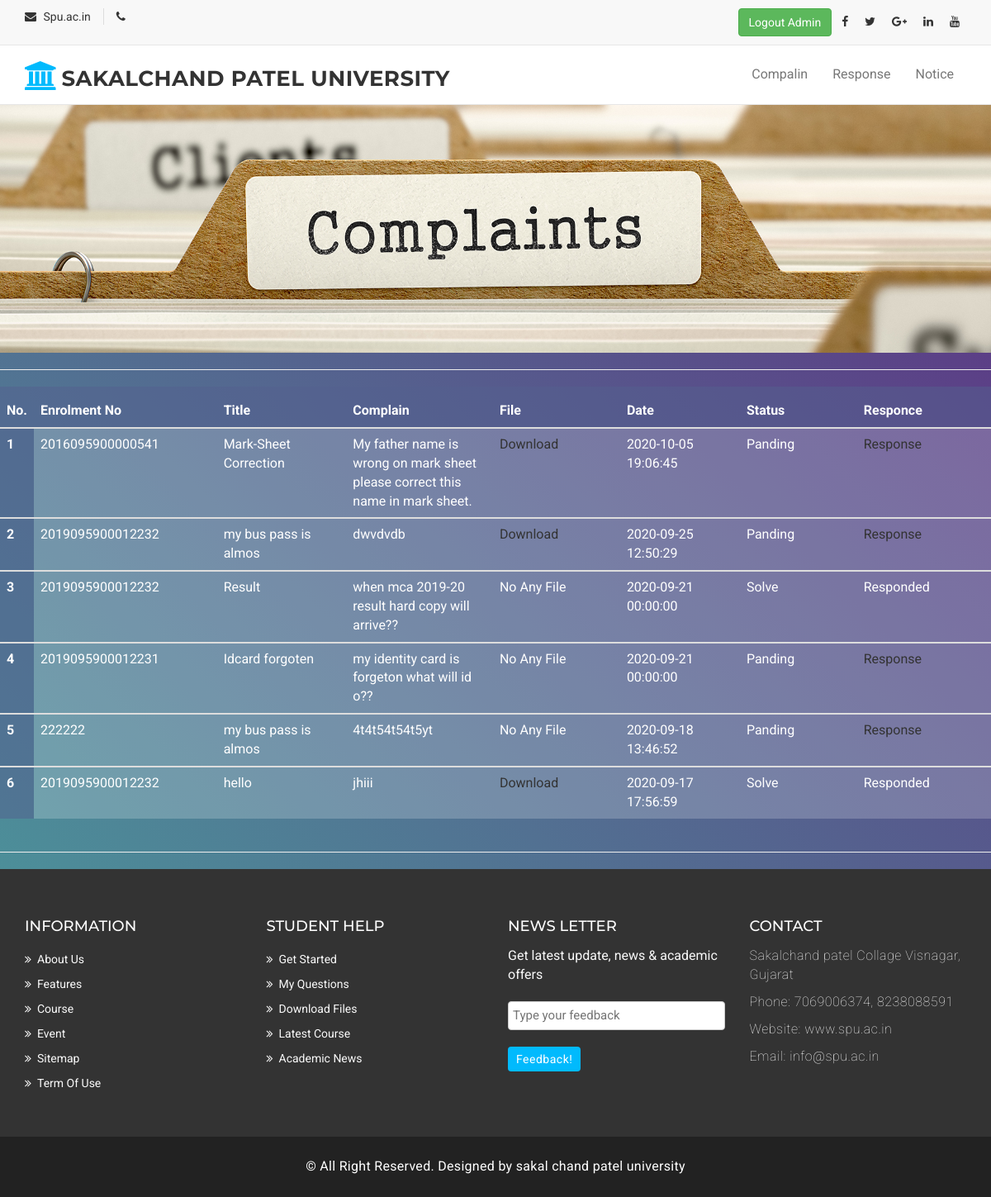
Page /admin/complain.php on the committed database.
### tables this page shows
CREATE TABLE IF NOT EXISTS `complain` (
  `c_id` int(11) NOT NULL AUTO_INCREMENT,
  `s_id` int(11) NOT NULL,
  `c_enroll` varchar(20) NOT NULL,
  `c_title` varchar(255) NOT NULL,
  `c_message` varchar(255) NOT NULL,
  `c_file` varchar(255) NOT NULL,
  `c_date` datetime NOT NULL,
  PRIMARY KEY (`c_id`),
  KEY `s_id` (`s_id`)
);

### admin/complain.php (the view, shortened to what this page needs)
<?php
    require '../connection.php';
    include 'admin_header.php';
?>
<html>
    <head>
        <link href="assets/css/font-awesome.css" rel="stylesheet">
        <link href="assets/css/bootstrap.css" rel="stylesheet">
        <link rel="stylesheet" type="text/css" href="assets/css/adminstyle.css">
        <link rel="stylesheet" type="text/css" href="assets/css/slick.css">
        <link rel="stylesheet" href="assets/css/jquery.fancybox.css" type="text/css" media="screen" />
        <link id="switcher" href="assets/css/theme-color/default-theme.css" rel="stylesheet">
        <link href="assets/css/style.css" rel="stylesheet">
    </head>
    <body>
        <img src="assets/img/complaints.jpg" width="100%" height="300px" class="img-fluid" alt="Responsive image">
        <hr>
        <div class="table-responsive">
	        <table class="table">
	        	<thead>
	        	<tr>
                    <th scope="res-col">No.</th>
                    <th scope="res-col">Enrolment No</th>
                    <th scope="res-col">Title</th>
                    <th scope="res-col">Complain</th>
                    <th scope="res-col">File</th>
                    <th scope="res-col">Date</th>
                    <th scope="res-col">Status</th>
                    <th scope="res-col">Responce</th>
            	</tr>
	        	</thead>
	        	<tbody>
              <?php
                $count = 0;
                $status = "";
                $sql = "SELECT * FROM complain ORDER BY complain.c_date DESC";
                $res = $con->query($sql);
                if($res->num_rows > 0){
                    while($row = $res->fetch_assoc()){
                        $s = "SELECT response.c_id, complain.c_id
                        FROM complain
                        INNER JOIN response ON
                        complain.c_id=response.c_id
                        WHERE complain.c_id= " . $row['c_id'];
                        $result = $con->query($s);
                        if($result->num_rows > 0){
                            $status = "Solve";
                        }
                        else{
                            $status = "Panding";
                        }
                        ?>
                        <tbody>
                        <tr>
                            <th scope="res-row"><?php $count++; echo $count; ?></th>
                            <td><?php echo $row['c_enroll']; ?></td>
                            <td><?php echo $row['c_title']; ?></td>
                            <td><?php echo $row['c_message']; ?></td>
                            <td><?php if($row['c_file'] == null){
                                    echo "No Any File";
                                }
                                else{
                                ?>
                                <a href="Download.php?id=<?php echo $row['c_id'] ?>">Download</a>
                                <?php } ?>
                            </td>
                            <td><?php echo $row['c_date']; ?></td>
                            <td><?php echo $status; ?></td>
                            <td><?php if($status == "Solve"){
                                    echo "Responded";
                                }
                                else{
                                  echo "<a href='comp_resp.php?id=".$row['c_id']."' onClick=\"javascript:return confirm('Are You Sure You Want Response This Complain ?');\">Response</a>";
                                 } ?>
                            </td>
                        </tr>
                        </tbody>
                        <?php
                    }
                }
              ?>
            </tbody>
          </table>
        </div>
        <hr>
    </body>
    <?php
      include '../footer.php';
    ?>
</html>

### admin/admin_header.php (shortened to what this page needs)
<!DOCTYPE html>
<html lang="en">
  <head>
    <link href="assets/css/font-awesome.css" rel="stylesheet">
    <link href="assets/css/bootstrap.css" rel="stylesheet">
    <link rel="stylesheet" type="text/css" href="assets/css/slick.css">
    <link rel="stylesheet" href="assets/css/jquery.fancybox.css" type="text/css" media="screen" />
    <link id="switcher" href="assets/css/theme-color/default-theme.css" rel="stylesheet">
    <link href="assets/css/style.css" rel="stylesheet">
  </head>
  <body>
  <header id="mu-header">
    <div class="container">
      <div class="row">
        <div class="col-lg-12 col-md-12">
          <div class="mu-header-area">
            <div class="row">
              <div class="col-lg-6 col-	md-6 col-sm-6 col-xs-6">
                <div class="mu-header-top-left">
                  <div class="mu-top-email">
                    <i class="fa fa-envelope"></i>
                    <span>Spu.ac.in</span>
                  </div>
                  <div class="mu-top-phone">
                    <i class="fa fa-phone"></i>
                  </div>
                </div>
              </div>
              <div class="col-lg-6 col-md-6 col-sm-6 col-xs-6">
                <div class="mu-header-top-right">
                  <nav>
                    <ul class="mu-top-social-nav">
                        <a href="admin_logout.php"  class="btn btn-success">Logout Admin</a>
                      <li><a href="https://www.facebook.com/spuni/"><span class="fa fa-facebook"></span></a></li>
                      <li><a href="https://twitter.com/spuvsn?lang=en"><span class="fa fa-twitter"></span></a></li>
                      <li><a href="http://spu.ac.in/"><span class="fa fa-google-plus"></span></a></li>
                      <li><a href="https://www.linkedin.com/school/department-of-mca-sankalchand-patel-college-of-engineering-sfi-visnagar.-529/"><span class="fa fa-linkedin"></span></a></li>
                      <li><a href="https://www.youtube.com/channel/UCNMXxHH-PG7F_Dp6Ru7Stuw"><span class="fa fa-youtube"></span></a></li>
                    </ul>
                  </nav>
                </div>
              </div>
            </div>
          </div>
        </div>
      </div>
    </div>
  </header>
  <section id="mu-menu">
    <nav class="navbar navbar-default" role="navigation">
      <div class="container">
        <div class="navbar-header">
          <a class="navbar-brand" href="index.php"><i class="fa fa-university"></i><span>Sakalchand Patel University</span></a>
        </div>
        <div id="navbar" class="navbar-collapse collapse">
          <ul id="top-menu" style="float:right" class="nav navbar-nav navbar-right main-nav mr-auto">
	        <li><a href="complain.php">Compalin</a></li>
            <li><a href="Response.php">Response</a></li>
            <li><a href="Notice.php">Notice</a></li>
          </ul>
        </div>
      </div>
    </nav>
  </body>
  </html>

### footer.php (shortened to what this page needs)
<!DOCTYPE html>
<html lang="en">
  <head>
    <link href="assets/css/font-awesome.css" rel="stylesheet">
    <link href="assets/css/bootstrap.css" rel="stylesheet">
    <link rel="stylesheet" type="text/css" href="assets/css/slick.css">
    <link rel="stylesheet" href="assets/css/jquery.fancybox.css" type="text/css" media="screen" />
    <link id="switcher" href="assets/css/theme-color/default-theme.css" rel="stylesheet">
    <link href="assets/css/style.css" rel="stylesheet">
  </head>
  <body>
 <footer id="mu-footer">
    <div class="mu-footer-top">
      <div class="container">
        <div class="mu-footer-top-area">
          <div class="row">
            <div class="col-lg-3 col-md-3 col-sm-3">
              <div class="mu-footer-widget">
                <h4>Information</h4>
                <ul>
                  <li><a href="#">About Us</a></li>
                  <li><a href="">Features</a></li>
                  <li><a href="">Course</a></li>
                  <li><a href="">Event</a></li>
                  <li><a href="">Sitemap</a></li>
                  <li><a href="">Term Of Use</a></li>
                </ul>
              </div>
            </div>
            <div class="col-lg-3 col-md-3 col-sm-3">
              <div class="mu-footer-widget">
                <h4>Student Help</h4>
                <ul>
                  <li><a href="">Get Started</a></li>
                  <li><a href="#">My Questions</a></li>
                  <li><a href="">Download Files</a></li>
                  <li><a href="">Latest Course</a></li>
                  <li><a href="">Academic News</a></li>
                </ul>
              </div>
            </div>
            <div class="col-lg-3 col-md-3 col-sm-3">
              <div class="mu-footer-widget">
                <h4>News letter</h4>
                <p>Get latest update, news & academic offers</p>
                <form class="mu-subscribe-form">
                  <input type="email" placeholder="Type your feedback">
                  <button class="mu-subscribe-btn" type="submit">Feedback!</button>
                </form>
              </div>
            </div>
            <div class="col-lg-3 col-md-3 col-sm-3">
              <div class="mu-footer-widget">
                <h4>Contact</h4>
                <address>
                  <p>Sakalchand patel Collage Visnagar, Gujarat</p>
                  <p>Phone: 7069006374, 8238088591 </p>
                  <p>Website: www.spu.ac.in</p>
                  <p>Email: info@spu.ac.in</p>
                </address>
              </div>
            </div>
          </div>
        </div>
      </div>
    </div>
	 <div class="mu-footer-bottom">
      <div class="container">
        <div class="mu-footer-bottom-area">
          <p>&copy; All Right Reserved. Designed by <a href="http://www.markups.io/" rel="nofollow">sakal chand patel university</a></p>
        </div>
      </div>
    </div>
  </footer>
  </body>
  </html>

### admin/assets/css/theme-color/default-theme.css (style rules this page uses)
#mu-menu .navbar-header .navbar-brand i { color: #01bafd; }
#mu-footer .mu-footer-top .mu-footer-top-area .mu-footer-widget .mu-subscribe-form .mu-subscribe-btn { background-color: #01bafd; }

### admin/complain.php (style rules this page uses)
body { margin: 0; background: linear-gradient(45deg, #49a09d, #5f2c82); }
table { margin-right: 0; width: 1075px; height: 105%; position: relative; text-align: left; border-collapse: collapse; overflow-x: auto; }
th, td { padding: 15px; width: 1075px; background-color: rgba(255,255,255,0.2); box-shadow: 0 0 20px rgba(0,0,0,0.3); color: #fff; }
th { width: 20px; height: 50px; background-color: rgba(85, 96, 143,0.5); text-align: center; }
td, th { position: relative; }

### rows in the picture
complain: c_enroll "2016095900000541", c_title "Mark-Sheet Correction", c_message "My father name is wrong on mark sheet please correct this name in mark sheet.", c_date "2020-10-05 19:06:45", status "Panding"
complain: c_enroll "2019095900012232", c_title "my bus pass is almos", c_message "dwvdvdb", c_date "2020-09-25 12:50:29", status "Panding"
complain: c_enroll "2019095900012232", c_title "Result", c_message "when mca 2019-20 result hard copy will arrive??", c_file "No Any File", c_date "2020-09-21 00:00:00", status "Solve", shows "Responded"
complain: c_enroll "2019095900012231", c_title "Idcard forgoten", c_message "my identity card is forgeton what will id o??", c_file "No Any File", c_date "2020-09-21 00:00:00", status "Panding"
complain: c_enroll "222222", c_title "my bus pass is almos", c_message "4t4t54t54t5yt", c_file "No Any File", c_date "2020-09-18 13:46:52", status "Panding"
complain: c_enroll "2019095900012232", c_title "hello", c_message "jhiii", c_date "2020-09-17 17:56:59", status "Solve", shows "Responded"
